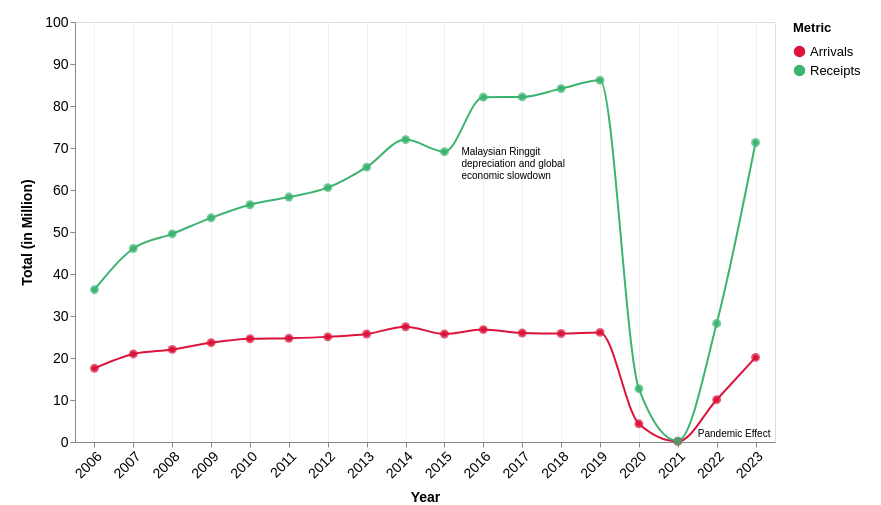

Vega-Lite specification for this chart:
### Vega-Lite specification from a JSON file in a GitHub repository (floating-point values rounded to 4 significant figures)
{"$schema": "https://vega.github.io/schema/vega-lite/v5.json", "width": 700, "height": 420, "data": {"values": [{"year": "2006", "Arrivals": 17.55, "Receipts": 36.27}, {"year": "2007", "Arrivals": 20.97, "Receipts": 46.07}, {"year": "2008", "Arrivals": 22.05, "Receipts": 49.56}, {"year": "2009", "Arrivals": 23.64, "Receipts": 53.37}, {"year": "2010", "Arrivals": 24.58, "Receipts": 56.49}, {"year": "2011", "Arrivals": 24.71, "Receipts": 58.32}, {"year": "2012", "Arrivals": 25.03, "Receipts": 60.56}, {"year": "2013", "Arrivals": 25.72, "Receipts": 65.44}, {"year": "2014", "Arrivals": 27.44, "Receipts": 72.0}, {"year": "2015", "Arrivals": 25.72, "Receipts": 69.12}, {"year": "2016", "Arrivals": 26.76, "Receipts": 82.1}, {"year": "2017", "Arrivals": 25.95, "Receipts": 82.17}, {"year": "2018", "Arrivals": 25.83, "Receipts": 84.14}, {"year": "2019", "Arrivals": 26.1, "Receipts": 86.14}, {"year": "2020", "Arrivals": 4.33, "Receipts": 12.69}, {"year": "2021", "Arrivals": 0.13, "Receipts": 0.24}, {"year": "2022", "Arrivals": 10.07, "Receipts": 28.23}, {"year": "2023", "Arrivals": 20.14, "Receipts": 71.31}]}, "transform": [{"fold": ["Arrivals", "Receipts"], "as": ["Metric", "Value"]}], "layer": [{"mark": {"type": "line", "point": true, "interpolate": "monotone", "tooltip": true}, "encoding": {"x": {"field": "year", "type": "ordinal", "title": "Year", "axis": {"labelAngle": -45, "titlePadding": 10, "labelFontSize": 14, "titleFontSize": 14, "grid": true, "gridOpacity": 0.45}}, "y": {"field": "Value", "type": "quantitative", "title": "Total (in Million)", "axis": {"titlePadding": 10, "labelFontSize": 14, "titleFontSize": 14, "grid": false}, "scale": {"domain": [0, 100]}}, "color": {"field": "Metric", "type": "nominal", "scale": {"domain": ["Arrivals", "Receipts"], "range": ["#DC143C", "#3CB371"]}, "legend": {"title": "Metric", "labelFontSize": 13, "titleFontSize": 13, "titlePadding": 10}}}}, {"mark": {"type": "point", "tooltip": true, "filled": true, "size": 80}, "encoding": {"x": {"field": "year", "type": "ordinal"}, "y": {"field": "Value", "type": "quantitative"}, "color": {"field": "Metric", "type": "nominal"}, "tooltip": [{"field": "year", "title": "Year"}, {"field": "Metric", "title": "Metric"}, {"field": "Value", "title": "Value", "format": ".2f"}]}}, {"mark": {"type": "text", "fontSize": 14, "lineHeight": 12, "fontStyle": "Helvetica Neue", "align": "left", "color": "#000", "dx": 17, "dy": -1}, "encoding": {"x": {"field": "year", "type": "ordinal", "title": "Year"}, "y": {"field": "Value", "type": "quantitative"}, "text": {"value": ["Malaysian Ringgit", "depreciation and global", "economic slowdown"]}}, "transform": [{"filter": {"field": "Value", "equal": 69.12}}]}, {"mark": {"type": "text", "fontSize": 14, "lineHeight": 12, "fontStyle": "Helvetica Neue", "align": "left", "color": "#000", "dx": 20, "dy": -7.5}, "encoding": {"x": {"field": "year", "type": "ordinal", "title": "Year"}, "y": {"field": "Value", "type": "quantitative"}, "text": {"value": ["Pandemic Effect"]}}, "transform": [{"filter": {"field": "Value", "equal": 0.24}}]}], "padding": {"top": 15, "left": 20, "right": 20}}
